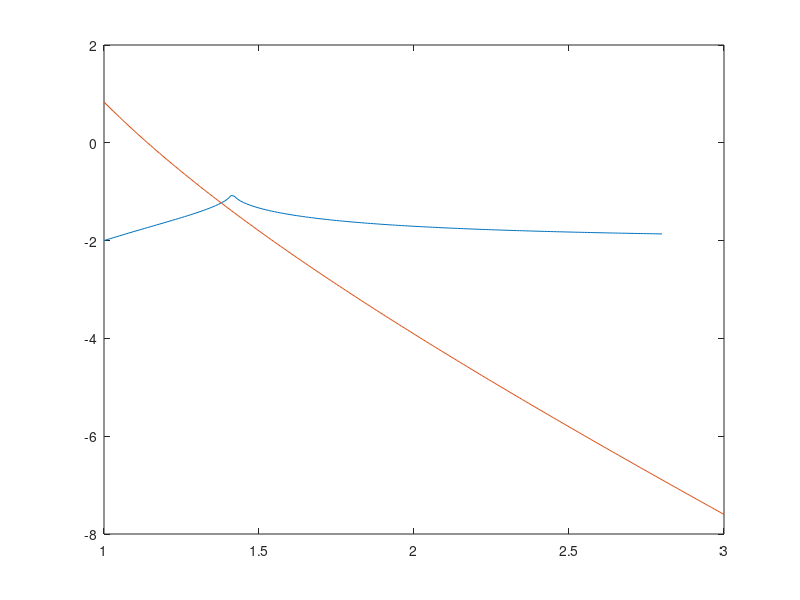

Write MATLAB code to recreate this figure.
function main()
    clear; clc;
    numGraphPoints = 1000;
    k = 0.1;
    radius = 0.3;
    N = 100;
    M1 = 1.9;
    dy = radius / numGraphPoints;
    T1 = 300;
    T2 = 3000;
    lambda = 0.04;
    V2 = calc_speed_of_sound(T2);
    M2n = 1.0;
    
    % Calculate and draw the left transcendental function
    x = [1, 1.8 * 10];
    trans_eq_l = [1, length(x)];
    k = 0;
    idx = 1;
    
    % Getting the transcendental left values with a set M2n of 1.0 over a
    % range of M1n: 1.0 - 2.8
    for M1n = 1.0:0.01:2.8
        trans_eq_l(idx) = trans_left_eq(M1n, M2n, k);
        x(idx) = M1n;
        idx = idx + 1;
    end
    plot(x, trans_eq_l);
    hold on
    
    % Calculate and draw the right transcendental function
    M1n = 1.5;
    idx = 1;
    x = [1, 20];
    trans_eq_r = [1, length(x)];
    
    % Getting the transcendental right values with a set M1n of 1.5 over a
    % range of M2n: 1.0 - 3.0    
    for M2n = 1.0:0.01:3.0
        trans_eq_r(idx) = trans_right_eq(M1n, M2n, T1, T2);
        x(idx) = M2n;
        idx = idx + 1;
    end
    plot(x, trans_eq_r);
    hold on    
end

function [retval] = trans_right_eq(M1n, M2n, T1, T2)
    retval = M1n * (1 - (1 / M1n ^ 2)) - M2n * (1 - (1 / M2n ^ 2)) * sqrt(T2 / T1);
end

function [retval] = trans_left_eq(M1n, M2n, k)
    power = k - (1 / 2 * k);
    retval = (1 / (M1n * (k - 1))) * sqrt(abs((2 * k * M1n ^ 2 - (k - 1)) * ((k - 1) * M1n ^ 2 + 2)) * ...
        ((2 * k * M2n ^ 2 - (k - 1)) / (2 * k * M1n ^ 2 - (k - 1))) ^ power) - 1;
end

function [retval] = calc_speed_of_sound(time)
    retval = 643.855 * sqrt(time / 273.15);
end